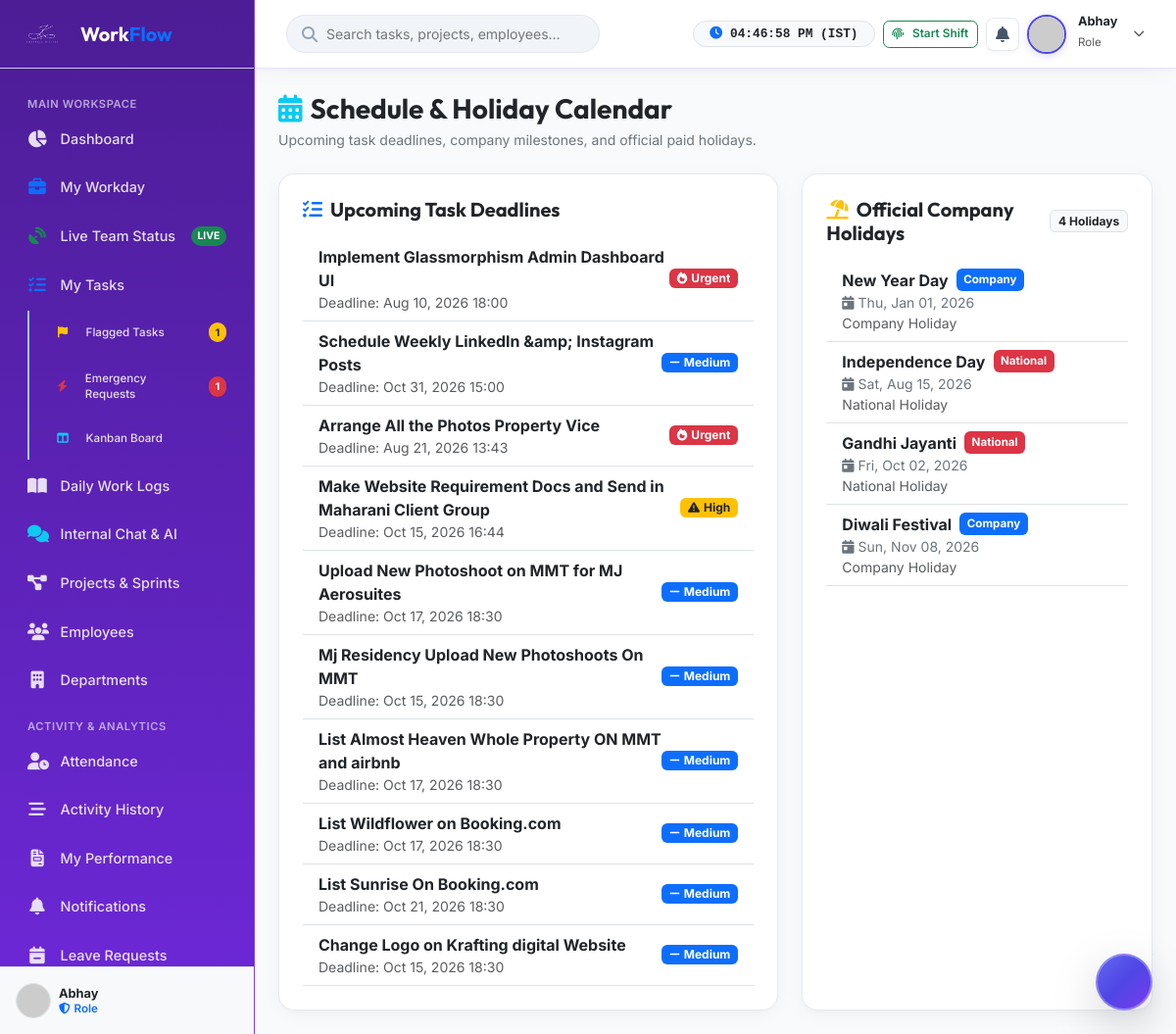
Screenshot of /calendar/index.php (signed in) with the database file from the repository.
### tables this page shows
CREATE TABLE `tasks` (
  `id` int(11) NOT NULL,
  `project_id` int(11) DEFAULT NULL,
  `department_id` int(11) DEFAULT NULL,
  `assigned_to_employee_id` int(11) DEFAULT NULL,
  `assigned_to` int(11) DEFAULT NULL,
  `assigned_by` int(11) DEFAULT NULL,
  `title` varchar(255) NOT NULL,
  `description` text DEFAULT NULL,
  `priority` varchar(20) NOT NULL DEFAULT 'medium',
  `status` varchar(50) NOT NULL DEFAULT 'pending',
  `rejection_reason` text DEFAULT NULL,
  `estimated_hours` decimal(6,2) DEFAULT 0.00,
  `spent_seconds` int(11) DEFAULT 0,
  `deadline` datetime DEFAULT NULL,
  `due_date` date DEFAULT NULL,
  `completed_at` datetime DEFAULT NULL,
  `submitted_for_approval_at` datetime DEFAULT NULL,
  `completion_notes` text DEFAULT NULL,
  `approved_by` int(11) DEFAULT NULL,
  `approved_at` datetime DEFAULT NULL,
  `is_archived` tinyint(1) DEFAULT 0,
  `created_at` datetime NOT NULL DEFAULT current_timestamp(),
  `updated_at` datetime NOT NULL DEFAULT current_timestamp() ON UPDATE current_timestamp()
);

CREATE TABLE `holidays` (
  `id` int(11) NOT NULL,
  `title` varchar(150) NOT NULL,
  `date` date NOT NULL,
  `description` text DEFAULT NULL,
  `type` varchar(50) DEFAULT 'company'
);

### calendar/index.php (called while the page is built, shortened)
<?php
require_once dirname(__DIR__) . '/public/index.php';

### php_app/config/app.php (called while the page is built, shortened)
<?php
function sanitize($input) {
    return htmlspecialchars(trim((string)$input), ENT_QUOTES, 'UTF-8');
}

### php_app/views/calendar.php (the view, shortened to what this page needs)
<?php
require_once __DIR__ . '/includes/header.php';
require_once __DIR__ . '/includes/sidebar.php';
$db = Database::getConnection();
$holidays = $db->query("SELECT * FROM holidays ORDER BY date ASC")->fetchAll();
$tasks = $db->query("SELECT id, title, deadline, priority FROM tasks LIMIT 10")->fetchAll();
?>
<div class="main-wrapper">
    <?php require_once __DIR__ . '/includes/navbar.php'; ?>
    <div class="p-4">
        <div class="d-flex justify-content-between align-items-center mb-4 flex-wrap gap-2">
            <div>
                <h3 class="fw-bold text-dark mb-1"><i class="fas fa-calendar-alt text-info me-2"></i>Schedule & Holiday Calendar</h3>
                <p class="text-secondary small mb-0">Upcoming task deadlines, company milestones, and official paid holidays.</p>
            </div>
        </div>
        <div class="row g-4">
            <div class="col-lg-7">
                <div class="glass-card h-100">
                    <h5 class="fw-bold text-dark mb-3"><i class="fas fa-list-check me-2 text-primary"></i>Upcoming Task Deadlines</h5>
                    <div class="list-group list-group-flush">
                        <?php foreach ($tasks as $t): ?>
                            <div class="list-group-item bg-transparent text-dark border-bottom d-flex justify-content-between align-items-center">
                                <div>
                                    <span class="fw-bold"><?= sanitize($t['title']) ?></span>
                                    <div class="small text-muted">Deadline: <?= date('M d, Y H:i', strtotime($t['deadline'])) ?></div>
                                </div>
                                <?= getPriorityBadge($t['priority']) ?>
                            </div>
                        <?php endforeach; ?>
                    </div>
                </div>
            </div>
            <div class="col-lg-5">
                <div class="glass-card h-100">
                    <div class="d-flex justify-content-between align-items-center mb-3">
                        <h5 class="fw-bold text-dark mb-0"><i class="fas fa-umbrella-beach me-2 text-warning"></i>Official Company Holidays</h5>
                        <span class="badge bg-light text-dark border"><?= count($holidays) ?> Holidays</span>
                    </div>
                    <div class="list-group list-group-flush">
                        <?php if ($holidays): foreach ($holidays as $h):
                            $badgeClass = 'bg-primary';
                            if ($h['type'] === 'national') $badgeClass = 'bg-danger';
                            elseif ($h['type'] === 'festival') $badgeClass = 'bg-warning text-dark';
                            elseif ($h['type'] === 'optional') $badgeClass = 'bg-secondary';
                        ?>
                            <div class="list-group-item bg-transparent text-dark border-bottom d-flex justify-content-between align-items-center">
                                <div>
                                    <div class="d-flex align-items-center gap-2">
                                        <strong class="text-dark"><?= sanitize($h['title']) ?></strong>
                                        <span class="badge <?= $badgeClass ?> fs-8"><?= ucfirst($h['type']) ?></span>
                                    </div>
                                    <div class="small text-secondary"><i class="fas fa-calendar-day me-1"></i><?= date('D, M d, Y', strtotime($h['date'])) ?></div>
                                    <?php if (!empty($h['description'])): ?>
                                        <div class="small text-muted italic"><?= sanitize($h['description']) ?></div>
                                    <?php endif; ?>
                                </div>
                            </div>
                        <?php endforeach; else: ?>
                            <div class="text-muted text-center py-4">No holidays recorded yet.</div>
                        <?php endif; ?>
                    </div>
                </div>
            </div>
        </div>
    </div>
</div>
<?php require_once __DIR__ . '/includes/footer.php'; ?>

### php_app/helpers/functions.php (shortened to what this page needs)
<?php
require_once __DIR__ . '/../config/app.php';
function getPriorityBadge(?string $priority): string {
    $norm = strtolower(trim((string)$priority));
    switch ($norm) {
        case 'urgent':
            return '<span class="badge bg-danger text-white px-2 py-1"><i class="fas fa-fire me-1"></i>Urgent</span>';
        case 'high':
            return '<span class="badge bg-warning text-dark px-2 py-1"><i class="fas fa-exclamation-triangle me-1"></i>High</span>';
        case 'medium':
            return '<span class="badge bg-primary text-white px-2 py-1"><i class="fas fa-minus me-1"></i>Medium</span>';
    }
}

### assets/css/style.css (style rules this page uses)
:root { --bg-primary: #f8fafc; --bg-secondary: #ffffff; --bg-card: rgba(255, 255, 255, 0.92); --bg-card-hover: rgba(255, 255, 255, 0.98); --border-color: rgba(226, 232, 240, 0.85); --border-glow: rgba(79, 70, 229, 0.25); --text-primary: #0f172a; --text-secondary: #475569; --text-muted: #94a3b8; --accent-primary: #4f46e5; --accent-secondary: #7c3aed; --accent-gradient: linear-gradient(135deg, #4f46e5 0%, #7c3aed 100%); --accent-gradient-subtle: linear-gradient(135deg, rgba(79, 70, 229, 0.08) 0%, rgba(124, 58, 237, 0.08) 100%); --success-color: #10b981; --warning-color: #f59e0b; --danger-color: #ef4444; --info-color: #3b82f6; --sidebar-width: 260px; --navbar-height: 70px; --box-shadow: 0 4px 20px -2px rgba(0, 0, 0, 0.05), 0 2px 6px -1px rgba(0, 0, 0, 0.03); --box-shadow-hover: 0 20px 35px -10px rgba(79, 70, 229, 0.15), 0 4px 10px -2px rgba(0, 0, 0, 0.04); --glass-blur: blur(16px); --transition: all 0.3s cubic-bezier(0.4, 0, 0.2, 1); }
* { margin: 0; padding: 0; box-sizing: border-box; }
body { font-family: 'Inter', 'Poppins', sans-serif; background-color: var(--bg-primary); color: var(--text-primary); min-height: 100vh; overflow-x: hidden; }
h1, h2, h3, h4, h5, h6, .font-heading { font-family: 'Outfit', sans-serif; font-weight: 600; color: var(--text-primary); }
.main-wrapper { margin-left: var(--sidebar-width); width: calc(100% - var(--sidebar-width)); max-width: calc(100% - var(--sidebar-width)); min-width: 0; flex: 1 1 auto; display: flex; flex-direction: column; min-height: 100vh; box-sizing: border-box; overflow-x: hidden; transition: var(--transition); }
.glass-card { background: var(--bg-card); backdrop-filter: var(--glass-blur); -webkit-backdrop-filter: var(--glass-blur); border: 1px solid var(--border-color); border-radius: 1rem; padding: 1.5rem; box-shadow: var(--box-shadow); transition: var(--transition); }
.fs-8 { font-size: 0.725rem !important; line-height: 1.3; }
html, body { width: 100%; overflow-x: hidden !important; position: relative; }
.glass-card.h-100 { height: 100% !important; display: flex; flex-direction: column; }

### rows the page displays
tasks: title "Implement Glassmorphism Admin Dashboard UI", deadline "Aug 10, 2026 18:00", priority "urgent" (drawn)
tasks: title "Schedule Weekly LinkedIn &amp; Instagram Posts", deadline "Oct 31, 2026 15:00", priority "medium" (drawn)
tasks: title "Arrange All the Photos Property Vice", deadline "Aug 21, 2026 13:43", priority "urgent" (drawn)
tasks: title "Make Website Requirement Docs and Send in Maharani Client Group", deadline "Oct 15, 2026 16:44", priority "high" (drawn)
tasks: title "Upload New Photoshoot on MMT for MJ Aerosuites", deadline "Oct 17, 2026 18:30", priority "medium" (drawn)
tasks: title "Mj Residency Upload New Photoshoots On MMT", deadline "Oct 15, 2026 18:30", priority "medium" (drawn)
tasks: title "List Almost Heaven Whole Property ON MMT and airbnb", deadline "Oct 17, 2026 18:30", priority "medium" (drawn)
tasks: title "List Wildflower on Booking.com", deadline "Oct 17, 2026 18:30", priority "medium" (drawn)
tasks: title "List Sunrise On Booking.com", deadline "Oct 21, 2026 18:30", priority "medium" (drawn)
tasks: title "Change Logo on Krafting digital Website", deadline "Oct 15, 2026 18:30", priority "medium" (drawn)
holidays: title "New Year Day", type "Company", date "Thu, Jan 01, 2026", description "Company Holiday"
holidays: title "Independence Day", type "National", date "Sat, Aug 15, 2026", description "National Holiday"
holidays: title "Gandhi Jayanti", type "National", date "Fri, Oct 02, 2026", description "National Holiday"
holidays: title "Diwali Festival", type "Company", date "Sun, Nov 08, 2026", description "Company Holiday"

### other values shown
$sidebarOpenFlagsCount "1"
$sidebarPendingEmergencyCount "1"
$user['name'] "Abhay"
$user['role_title'] "Role"
count($holidays) "4"
